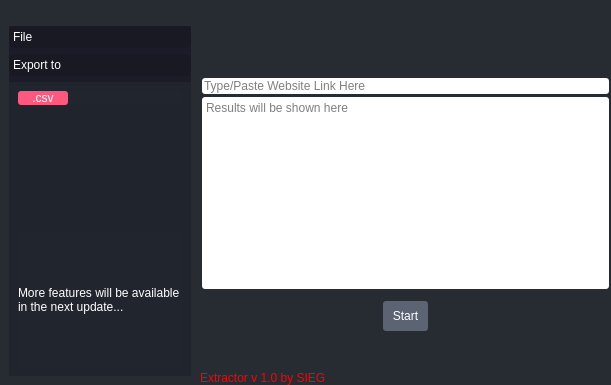
<?xml version="1.0" encoding="UTF-8"?>
<ui version="4.0">
 <class>MainWindow</class>
 <widget class="QMainWindow" name="MainWindow">
  <property name="geometry">
   <rect>
    <x>0</x>
    <y>0</y>
    <width>611</width>
    <height>385</height>
   </rect>
  </property>
  <property name="windowTitle">
   <string>MainWindow</string>
  </property>
  <property name="styleSheet">
   <string notr="true">*{
border: none
}</string>
  </property>
  <widget class="QWidget" name="centralwidget">
   <property name="styleSheet">
    <string notr="true">background-color:rgb(38, 44, 49);</string>
   </property>
   <layout class="QHBoxLayout" name="horizontalLayout">
    <property name="spacing">
     <number>0</number>
    </property>
    <property name="leftMargin">
     <number>0</number>
    </property>
    <property name="topMargin">
     <number>0</number>
    </property>
    <property name="rightMargin">
     <number>0</number>
    </property>
    <property name="bottomMargin">
     <number>0</number>
    </property>
    <item>
     <widget class="QFrame" name="extras">
      <property name="maximumSize">
       <size>
        <width>200</width>
        <height>16777215</height>
       </size>
      </property>
      <property name="styleSheet">
       <string notr="true">background-color:rgba(38, 44, 49, 0.3);</string>
      </property>
      <property name="frameShape">
       <enum>QFrame::StyledPanel</enum>
      </property>
      <property name="frameShadow">
       <enum>QFrame::Raised</enum>
      </property>
      <layout class="QVBoxLayout" name="verticalLayout_2">
       <property name="spacing">
        <number>0</number>
       </property>
       <property name="leftMargin">
        <number>0</number>
       </property>
       <property name="topMargin">
        <number>0</number>
       </property>
       <property name="rightMargin">
        <number>0</number>
       </property>
       <property name="bottomMargin">
        <number>0</number>
       </property>
       <item>
        <widget class="QFrame" name="frame_10">
         <property name="frameShape">
          <enum>QFrame::StyledPanel</enum>
         </property>
         <property name="frameShadow">
          <enum>QFrame::Raised</enum>
         </property>
         <layout class="QVBoxLayout" name="verticalLayout_4">
          <property name="spacing">
           <number>0</number>
          </property>
          <property name="leftMargin">
           <number>0</number>
          </property>
          <property name="topMargin">
           <number>0</number>
          </property>
          <property name="rightMargin">
           <number>0</number>
          </property>
          <property name="bottomMargin">
           <number>0</number>
          </property>
          <item alignment="Qt::AlignHCenter|Qt::AlignTop">
           <widget class="QFrame" name="frame">
            <property name="frameShape">
             <enum>QFrame::StyledPanel</enum>
            </property>
            <property name="frameShadow">
             <enum>QFrame::Raised</enum>
            </property>
            <layout class="QVBoxLayout" name="verticalLayout_5">
             <property name="spacing">
              <number>0</number>
             </property>
             <property name="leftMargin">
              <number>0</number>
             </property>
             <property name="topMargin">
              <number>3</number>
             </property>
             <property name="rightMargin">
              <number>0</number>
             </property>
             <property name="bottomMargin">
              <number>0</number>
             </property>
             <item alignment="Qt::AlignHCenter|Qt::AlignTop">
              <widget class="QLabel" name="logo">
               <property name="maximumSize">
                <size>
                 <width>70</width>
                 <height>70</height>
                </size>
               </property>
               <property name="text">
                <string/>
               </property>
               <property name="pixmap">
                <pixmap resource="icon.qrc">:/icons/gmail-icon-1.svg</pixmap>
               </property>
               <property name="scaledContents">
                <bool>true</bool>
               </property>
              </widget>
             </item>
            </layout>
           </widget>
          </item>
          <item>
           <widget class="QFrame" name="frame_2">
            <property name="sizePolicy">
             <sizepolicy hsizetype="Preferred" vsizetype="Preferred">
              <horstretch>0</horstretch>
              <verstretch>0</verstretch>
             </sizepolicy>
            </property>
            <property name="styleSheet">
             <string notr="true">QToolBox{
background-color: rgba(24, 24, 36, 0.8);
text-align: left;
}
QToolBox::tab{
border-radius: 5px;
background-color: rgba(17, 16, 26, 0.3);
text-align: left;
}</string>
            </property>
            <property name="frameShape">
             <enum>QFrame::StyledPanel</enum>
            </property>
            <property name="frameShadow">
             <enum>QFrame::Raised</enum>
            </property>
            <layout class="QVBoxLayout" name="verticalLayout_6">
             <item>
              <widget class="QToolBox" name="file">
               <property name="styleSheet">
                <string notr="true">color:rgb(255, 255, 255)</string>
               </property>
               <property name="currentIndex">
                <number>1</number>
               </property>
               <widget class="QWidget" name="page">
                <property name="geometry">
                 <rect>
                  <x>0</x>
                  <y>0</y>
                  <width>182</width>
                  <height>234</height>
                 </rect>
                </property>
                <attribute name="icon">
                 <iconset resource="icon.qrc">
                  <normaloff>:/icons/arrow-down.svg</normaloff>:/icons/arrow-down.svg</iconset>
                </attribute>
                <attribute name="label">
                 <string>File</string>
                </attribute>
                <layout class="QVBoxLayout" name="verticalLayout_7">
                 <item alignment="Qt::AlignTop">
                  <widget class="QFrame" name="frame_3">
                   <property name="frameShape">
                    <enum>QFrame::StyledPanel</enum>
                   </property>
                   <property name="frameShadow">
                    <enum>QFrame::Raised</enum>
                   </property>
                   <layout class="QVBoxLayout" name="verticalLayout_9">
                    <property name="spacing">
                     <number>8</number>
                    </property>
                    <property name="leftMargin">
                     <number>0</number>
                    </property>
                    <property name="topMargin">
                     <number>0</number>
                    </property>
                    <property name="rightMargin">
                     <number>0</number>
                    </property>
                    <property name="bottomMargin">
                     <number>0</number>
                    </property>
                    <item>
                     <widget class="QPushButton" name="pushButton_5">
                      <property name="maximumSize">
                       <size>
                        <width>50</width>
                        <height>50</height>
                       </size>
                      </property>
                      <property name="styleSheet">
                       <string notr="true">QPushButton#pushButton_5{
background-color: rgb(255, 88, 127);
border-radius: 3px}

QPushButton#pushButton_5:hover{
background-color:rgba(255, 88, 127, 0.4)
}</string>
                      </property>
                      <property name="text">
                       <string>New</string>
                      </property>
                      <property name="shortcut">
                       <string>Ctrl+N</string>
                      </property>
                     </widget>
                    </item>
                    <item>
                     <widget class="QPushButton" name="pushButton">
                      <property name="maximumSize">
                       <size>
                        <width>90</width>
                        <height>50</height>
                       </size>
                      </property>
                      <property name="styleSheet">
                       <string notr="true">QPushButton#pushButton{
background-color: rgb(255, 88, 127);
border-radius: 3px}

QPushButton#pushButton:hover{
background-color: rgba(255, 88, 127, 0.4)
}
</string>
                      </property>
                      <property name="text">
                       <string>End Process</string>
                      </property>
                      <property name="shortcut">
                       <string>Ctrl+M</string>
                      </property>
                     </widget>
                    </item>
                   </layout>
                  </widget>
                 </item>
                </layout>
               </widget>
               <widget class="QWidget" name="page_2">
                <property name="geometry">
                 <rect>
                  <x>0</x>
                  <y>0</y>
                  <width>182</width>
                  <height>234</height>
                 </rect>
                </property>
                <attribute name="icon">
                 <iconset resource="icon.qrc">
                  <normaloff>:/icons/arrow-down.svg</normaloff>:/icons/arrow-down.svg</iconset>
                </attribute>
                <attribute name="label">
                 <string>Export to</string>
                </attribute>
                <layout class="QVBoxLayout" name="verticalLayout_8">
                 <item alignment="Qt::AlignTop">
                  <widget class="QFrame" name="frame_4">
                   <property name="frameShape">
                    <enum>QFrame::StyledPanel</enum>
                   </property>
                   <property name="frameShadow">
                    <enum>QFrame::Raised</enum>
                   </property>
                   <layout class="QVBoxLayout" name="verticalLayout_10">
                    <property name="spacing">
                     <number>0</number>
                    </property>
                    <property name="leftMargin">
                     <number>0</number>
                    </property>
                    <property name="topMargin">
                     <number>0</number>
                    </property>
                    <property name="rightMargin">
                     <number>0</number>
                    </property>
                    <property name="bottomMargin">
                     <number>0</number>
                    </property>
                    <item>
                     <widget class="QPushButton" name="pushButton_4">
                      <property name="maximumSize">
                       <size>
                        <width>50</width>
                        <height>50</height>
                       </size>
                      </property>
                      <property name="styleSheet">
                       <string notr="true">QPushButton#pushButton_4{
background-color: rgb(255, 88, 127);
border-radius: 3px}

QPushButton#pushButton_4:hover{
background-color:rgba(255, 88, 127, 0.4)
}</string>
                      </property>
                      <property name="text">
                       <string>.csv</string>
                      </property>
                     </widget>
                    </item>
                   </layout>
                  </widget>
                 </item>
                 <item>
                  <widget class="QLabel" name="etc">
                   <property name="styleSheet">
                    <string notr="true">color:rgb(255, 255, 255)</string>
                   </property>
                   <property name="text">
                    <string>More features will be available in the next update...</string>
                   </property>
                   <property name="wordWrap">
                    <bool>true</bool>
                   </property>
                  </widget>
                 </item>
                </layout>
               </widget>
              </widget>
             </item>
            </layout>
           </widget>
          </item>
         </layout>
        </widget>
       </item>
      </layout>
     </widget>
    </item>
    <item>
     <widget class="QFrame" name="main">
      <property name="frameShape">
       <enum>QFrame::StyledPanel</enum>
      </property>
      <property name="frameShadow">
       <enum>QFrame::Raised</enum>
      </property>
      <layout class="QVBoxLayout" name="verticalLayout">
       <property name="spacing">
        <number>0</number>
       </property>
       <property name="leftMargin">
        <number>0</number>
       </property>
       <property name="topMargin">
        <number>0</number>
       </property>
       <property name="rightMargin">
        <number>0</number>
       </property>
       <property name="bottomMargin">
        <number>0</number>
       </property>
       <item alignment="Qt::AlignRight|Qt::AlignTop">
        <widget class="QFrame" name="header">
         <property name="frameShape">
          <enum>QFrame::StyledPanel</enum>
         </property>
         <property name="frameShadow">
          <enum>QFrame::Raised</enum>
         </property>
         <layout class="QHBoxLayout" name="horizontalLayout_4">
          <property name="spacing">
           <number>0</number>
          </property>
          <property name="leftMargin">
           <number>0</number>
          </property>
          <property name="topMargin">
           <number>0</number>
          </property>
          <property name="rightMargin">
           <number>0</number>
          </property>
          <property name="bottomMargin">
           <number>0</number>
          </property>
          <item>
           <widget class="QFrame" name="frame_6">
            <property name="frameShape">
             <enum>QFrame::StyledPanel</enum>
            </property>
            <property name="frameShadow">
             <enum>QFrame::Raised</enum>
            </property>
            <layout class="QHBoxLayout" name="horizontalLayout_5">
             <property name="spacing">
              <number>0</number>
             </property>
             <property name="leftMargin">
              <number>0</number>
             </property>
             <property name="topMargin">
              <number>0</number>
             </property>
             <property name="rightMargin">
              <number>0</number>
             </property>
             <property name="bottomMargin">
              <number>0</number>
             </property>
             <item>
              <widget class="QPushButton" name="minimize">
               <property name="text">
                <string/>
               </property>
               <property name="icon">
                <iconset resource="icon.qrc">
                 <normaloff>:/icons/arrow-down-left.svg</normaloff>:/icons/arrow-down-left.svg</iconset>
               </property>
              </widget>
             </item>
             <item>
              <widget class="QPushButton" name="maximize">
               <property name="text">
                <string/>
               </property>
               <property name="icon">
                <iconset resource="icon.qrc">
                 <normaloff>:/icons/maximize-2.svg</normaloff>:/icons/maximize-2.svg</iconset>
               </property>
              </widget>
             </item>
             <item>
              <widget class="QPushButton" name="close">
               <property name="text">
                <string/>
               </property>
               <property name="icon">
                <iconset resource="icon.qrc">
                 <normaloff>:/icons/x.svg</normaloff>:/icons/x.svg</iconset>
               </property>
              </widget>
             </item>
            </layout>
           </widget>
          </item>
         </layout>
        </widget>
       </item>
       <item>
        <widget class="QFrame" name="body">
         <property name="sizePolicy">
          <sizepolicy hsizetype="Preferred" vsizetype="Expanding">
           <horstretch>0</horstretch>
           <verstretch>0</verstretch>
          </sizepolicy>
         </property>
         <property name="frameShape">
          <enum>QFrame::StyledPanel</enum>
         </property>
         <property name="frameShadow">
          <enum>QFrame::Raised</enum>
         </property>
         <layout class="QVBoxLayout" name="verticalLayout_11">
          <property name="spacing">
           <number>3</number>
          </property>
          <property name="leftMargin">
           <number>2</number>
          </property>
          <property name="topMargin">
           <number>0</number>
          </property>
          <property name="rightMargin">
           <number>2</number>
          </property>
          <property name="bottomMargin">
           <number>0</number>
          </property>
          <item alignment="Qt::AlignBottom">
           <widget class="QFrame" name="frame_5">
            <property name="frameShape">
             <enum>QFrame::StyledPanel</enum>
            </property>
            <property name="frameShadow">
             <enum>QFrame::Raised</enum>
            </property>
            <layout class="QVBoxLayout" name="verticalLayout_12">
             <property name="spacing">
              <number>0</number>
             </property>
             <property name="leftMargin">
              <number>0</number>
             </property>
             <property name="topMargin">
              <number>30</number>
             </property>
             <property name="rightMargin">
              <number>0</number>
             </property>
             <property name="bottomMargin">
              <number>0</number>
             </property>
             <item>
              <widget class="QLineEdit" name="website">
               <property name="maximumSize">
                <size>
                 <width>410</width>
                 <height>16777215</height>
                </size>
               </property>
               <property name="styleSheet">
                <string notr="true">background-color: rgb(255, 255, 255);
border-radius: 3px;</string>
               </property>
               <property name="placeholderText">
                <string>Type/Paste Website Link Here</string>
               </property>
              </widget>
             </item>
            </layout>
           </widget>
          </item>
          <item>
           <widget class="QFrame" name="frame_7">
            <property name="frameShape">
             <enum>QFrame::StyledPanel</enum>
            </property>
            <property name="frameShadow">
             <enum>QFrame::Raised</enum>
            </property>
            <layout class="QVBoxLayout" name="verticalLayout_13">
             <property name="spacing">
              <number>0</number>
             </property>
             <property name="leftMargin">
              <number>0</number>
             </property>
             <property name="topMargin">
              <number>0</number>
             </property>
             <property name="rightMargin">
              <number>0</number>
             </property>
             <property name="bottomMargin">
              <number>0</number>
             </property>
             <item alignment="Qt::AlignBottom">
              <widget class="QTextBrowser" name="result">
               <property name="styleSheet">
                <string notr="true">border-radius: 3px;
background-color: rgb(255, 255, 255);</string>
               </property>
               <property name="placeholderText">
                <string>Results will be shown here</string>
               </property>
              </widget>
             </item>
            </layout>
           </widget>
          </item>
          <item alignment="Qt::AlignHCenter|Qt::AlignTop">
           <widget class="QFrame" name="frame_11">
            <property name="maximumSize">
             <size>
              <width>70</width>
              <height>59</height>
             </size>
            </property>
            <property name="frameShape">
             <enum>QFrame::StyledPanel</enum>
            </property>
            <property name="frameShadow">
             <enum>QFrame::Raised</enum>
            </property>
            <layout class="QVBoxLayout" name="verticalLayout_14">
             <item>
              <widget class="QPushButton" name="start_button">
               <property name="minimumSize">
                <size>
                 <width>45</width>
                 <height>30</height>
                </size>
               </property>
               <property name="styleSheet">
                <string notr="true">QPushButton#start_button{
background-color: rgb(92, 100, 116);
color: rgb(255, 255, 255);
border-radius: 3px;
}

QPushButton#start_button:hover{
background-color: rgba(72, 100, 86, 0.7);
}</string>
               </property>
               <property name="text">
                <string>Start</string>
               </property>
               <property name="shortcut">
                <string>Return</string>
               </property>
              </widget>
             </item>
            </layout>
           </widget>
          </item>
         </layout>
        </widget>
       </item>
       <item alignment="Qt::AlignBottom">
        <widget class="QFrame" name="footer">
         <property name="frameShape">
          <enum>QFrame::StyledPanel</enum>
         </property>
         <property name="frameShadow">
          <enum>QFrame::Raised</enum>
         </property>
         <layout class="QHBoxLayout" name="horizontalLayout_2">
          <property name="spacing">
           <number>0</number>
          </property>
          <property name="leftMargin">
           <number>0</number>
          </property>
          <property name="topMargin">
           <number>0</number>
          </property>
          <property name="rightMargin">
           <number>0</number>
          </property>
          <property name="bottomMargin">
           <number>0</number>
          </property>
          <item alignment="Qt::AlignLeft|Qt::AlignBottom">
           <widget class="QFrame" name="frame_8">
            <property name="frameShape">
             <enum>QFrame::StyledPanel</enum>
            </property>
            <property name="frameShadow">
             <enum>QFrame::Raised</enum>
            </property>
            <layout class="QVBoxLayout" name="verticalLayout_3">
             <property name="spacing">
              <number>0</number>
             </property>
             <property name="leftMargin">
              <number>0</number>
             </property>
             <property name="topMargin">
              <number>0</number>
             </property>
             <property name="rightMargin">
              <number>0</number>
             </property>
             <property name="bottomMargin">
              <number>0</number>
             </property>
             <item>
              <widget class="QLabel" name="made_by">
               <property name="styleSheet">
                <string notr="true">QLabel#made_by{
color: rgb(255, 0, 0);}

QLabel#made_by:hover{
color:rgb(255, 0, 70)
}</string>
               </property>
               <property name="text">
                <string>Extractor v 1.0 by SIEG</string>
               </property>
              </widget>
             </item>
            </layout>
           </widget>
          </item>
          <item>
           <widget class="QFrame" name="resizer">
            <property name="minimumSize">
             <size>
              <width>10</width>
              <height>10</height>
             </size>
            </property>
            <property name="maximumSize">
             <size>
              <width>10</width>
              <height>10</height>
             </size>
            </property>
            <property name="frameShape">
             <enum>QFrame::StyledPanel</enum>
            </property>
            <property name="frameShadow">
             <enum>QFrame::Raised</enum>
            </property>
           </widget>
          </item>
         </layout>
        </widget>
       </item>
      </layout>
     </widget>
    </item>
   </layout>
  </widget>
 </widget>
 <resources>
  <include location="icon.qrc"/>
  <include location="../miscellaneous/res.qrc"/>
  <include location="icon.qrc"/>
 </resources>
 <connections/>
</ui>
